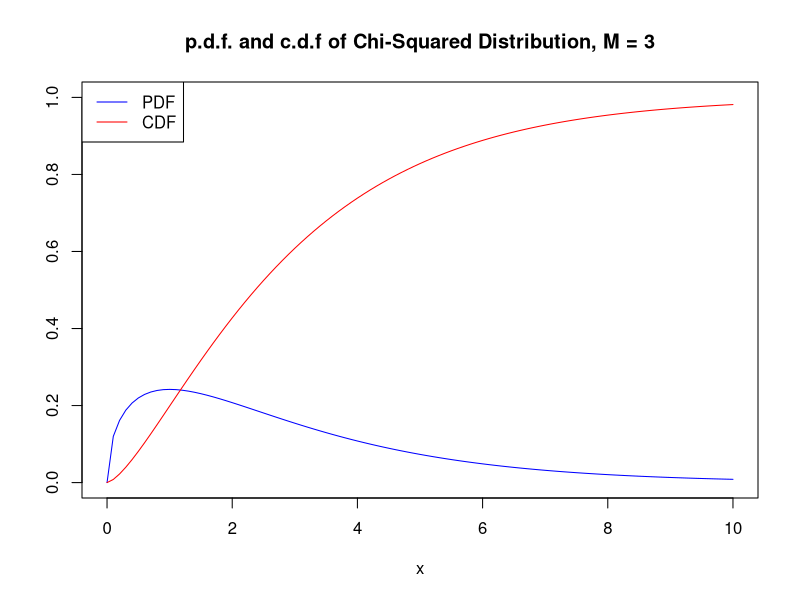
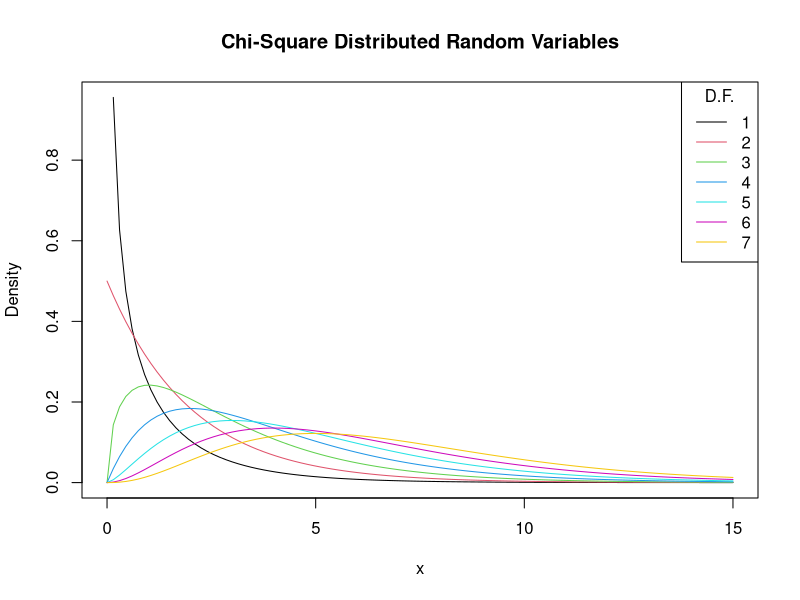
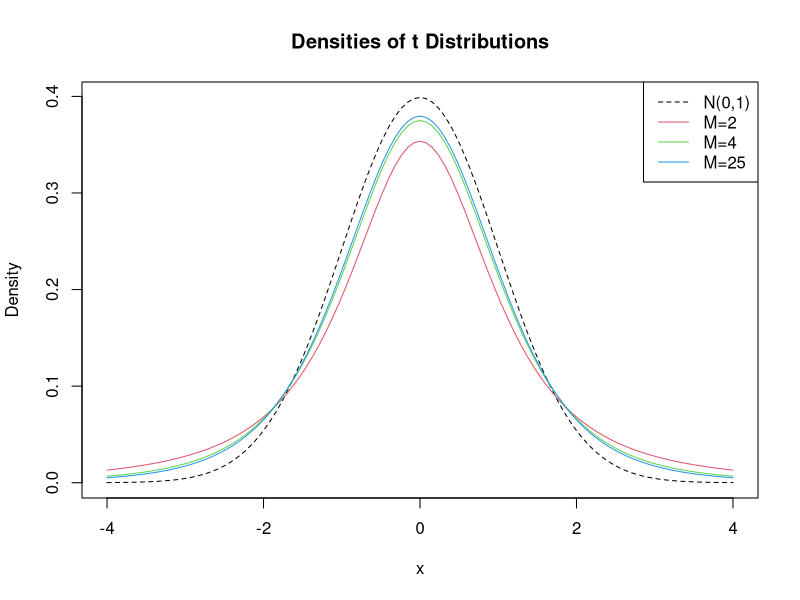
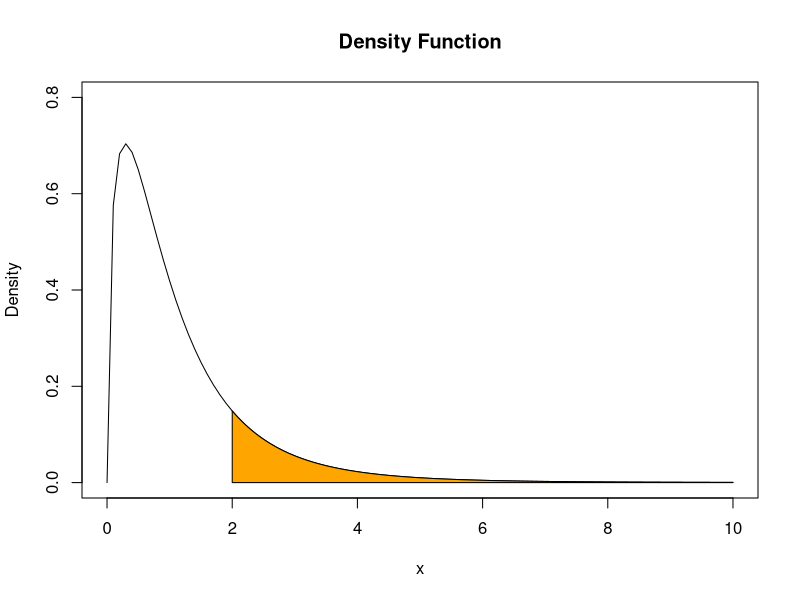

Reproduce these figures in R, in order.
# Normal Distribution




#-------------------------------------------------------------------#

# Chi-Squared Distribution

# plot the PDF
curve(dchisq(x, df = 3), 
      xlim = c(0, 10), 
      ylim = c(0, 1), 
      col = "blue",
      ylab = "",
      main = "p.d.f. and c.d.f of Chi-Squared Distribution, M = 3")

# add the CDF to the plot
curve(pchisq(x, df = 3), 
      xlim = c(0, 10), 
      add = TRUE, 
      col = "red")

# add a legend to the plot
legend("topleft", 
       c("PDF", "CDF"), 
       col = c("blue", "red"), 
       lty = c(1, 1))

# Increasing Degrees-of-Freedom

# plot the density for M=1
curve(dchisq(x, df = 1), 
      xlim = c(0, 15), 
      xlab = "x", 
      ylab = "Density", 
      main = "Chi-Square Distributed Random Variables")

# add densities for M=2,...,7 to the plot using a 'for()' loop 
for (M in 2:7) {
  curve(dchisq(x, df = M),
        xlim = c(0, 15), 
        add = T, 
        col = M)
}

# add a legend
legend("topright", 
       as.character(1:7), 
       col = 1:7 , 
       lty = 1, 
       title = "D.F.")

#-------------------------------------------------------------------#

# Student-t Distribution

#plot standard normal density
curve(dnorm(x),
      xlim = c(-4,4),
      xlab = "x",
      lty = 2,
      ylab = "Density",
      main = "Densities of t Distributions")

#plot the t density for M = 2
curve(dt(x, df=2),
      xlim = c(-4,4),
      col = 2,
      add = T)

#plot the t density for M = 4
curve(dt(x, df = 4),
      xlim = c(-4,4),
      col  = 3,
      add  = T)

#plot the t density for M = 25
curve(dt(x, df = 5),
      xlim = c(-4,4),
      col  = 4,
      add  = T)

#add a legend
legend("topright",
       c("N(0,1)", "M=2", "M=4", "M=25" ),
       col = 1:4,
       lty = c(2,1,1,1))

#-------------------------------------------------------------------#

# F - Distribution

pf(2, df1 = 3, df2 = 14, lower.tail = F)

# define coordinate vectors for vertices of the polygon
x <- c(2, seq(2, 10, 0.01), 10)
y <- c(0, df(seq(2, 10, 0.01), 3, 14), 0)

# draw density of F_{3, 14}
curve(df(x ,3 ,14), 
      ylim = c(0, 0.8), 
      xlim = c(0, 10), 
      ylab = "Density",
      main = "Density Function")

# draw the polygon
polygon(x, y, col = "orange")
